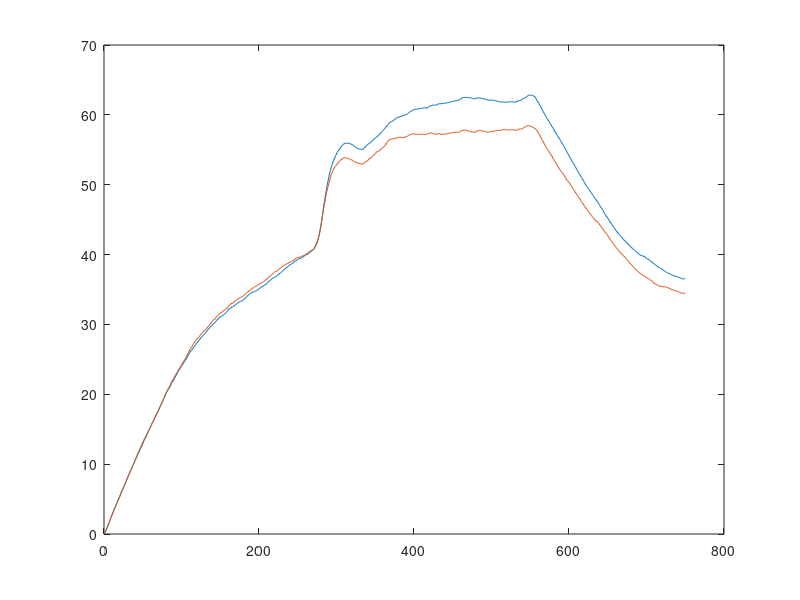

MATLAB code for this plot: (Note: this script raises an error after producing the figure.)
%% 1. Finding differences in spike counts across attented and unattended stimulus conditions.
% load data
load('spike_count_attention.mat')
num_cells=size(fr_all,2);

% dimensions: 
% 1 - attended (1) and inattended (2) color stimuli
% 2 - channels (think of these like neurons)
% 3 - time in ms (the stimulus onset is at 250 ms).



%% plot averaged spike counts for attended and unattended conditions.
% Average spike count across all channels
mean_sc = squeeze(mean(fr_all, 2));

% Plot a line showing attended spike counts over time
fig = figure;
plot(mean_sc(1, :)); 
hold on

% Plot a line showing inattended spike counts over time
plot(mean_sc(2, :));

% Add a vertical line in a different color showing stimulus onset
xline(250, 'r')

% Add labels and such
title("Spike counts for attended and inattended stimuli over time")
xlabel("Time (ms)")
ylabel("Spike counts")
legend('Attended', 'Inattended')

% Save the figure
saveas(fig,'spike_counts_plot')


%% Statistical comparisons
% Average spike counts for each channel across time (not including time 
% before the stimulus onset) for each condition
mean_sc_time1 = mean(fr_all(1, :, 250:end), 3);
mean_sc_time2 = mean(fr_all(2, :, 250:end), 3);

% compare average inattended spike counts vs average attended spike counts
[~,p] = ttest(mean_sc_time1,mean_sc_time2)

% find maximum spike count in each condition. Is it higher in condition 1 or 2? 
max_1 = max(fr_all(1, :, :), [], 'all')
max_2 = max(fr_all(2, :, :), [], 'all')




%% 2. testing if the strength of spike counts in two conditions are correlated. 
% Find correlation between the two conditions' average spike counts
[c,~] = corr(mean_sc_time1', mean_sc_time2', 'Rows', 'pairwise')

%% Make a scatter plot of average inattentive spike count vs average 
% attentive spike count for all of the channels
fig = figure();
scatter(mean_sc_time1, mean_sc_time2, 'filled', 'm');
hold on

%add a trend line
p = polyfit(mean_sc_time1, mean_sc_time2, 1); % the output p is of the form [slope, y-intercept] for the trend line
px = [min(mean_sc_time1) max(mean_sc_time1)]; % get x range that the trend line should go through
py = p(1)*px + p(2); % find y range based on slope and intercept by doing mx + b

% Plot x and y for trend line. Make the line width 1.2 and the color blue
plot(px, py, 'LineWidth', 1.2,'Color', 'b');

% Add axis labels
xlabel("attended spike counts")
ylabel("attended spike counts")

% Save figure
saveas(fig, 'condition_correlation')
